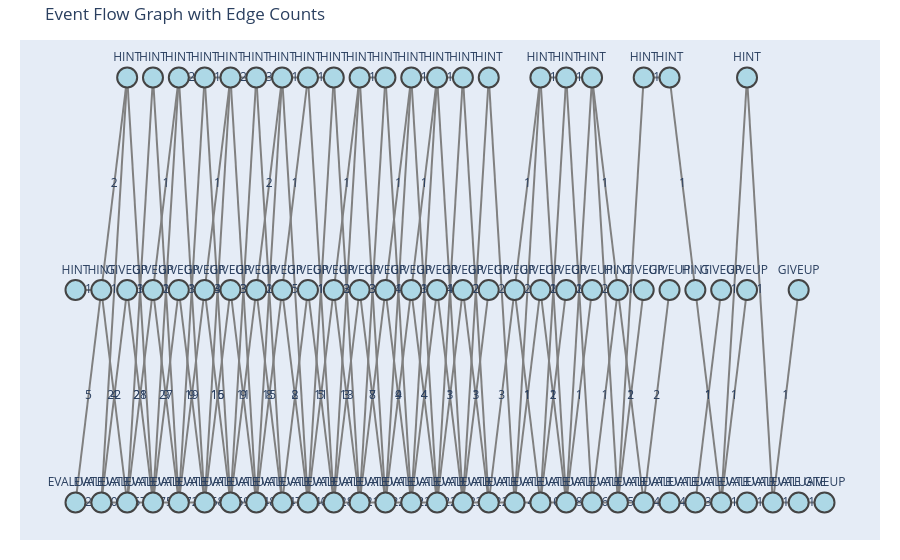

Notebook code cell kept with this figure:
### Code cell
import networkx as nx
import plotly.graph_objects as go
from collections import defaultdict



# --- Count transitions (step, from_event -> to_event) ---
transition_counts = defaultdict(int)
for flow in event_flows.values():
    for i in range(len(flow)-1):
        transition_counts[(i, flow[i], flow[i+1])] += 1

# --- Build graph ---
G = nx.DiGraph()
for (step, start, end), count in transition_counts.items():
    start_node = f"{start}_{step}"
    end_node = f"{end}_{step+1}"
    G.add_node(start_node, label=start, step=step)
    G.add_node(end_node, label=end, step=step+1)
    G.add_edge(start_node, end_node, weight=count)

# --- Layout ---
pos = {}
x_gap = 2
y_gap = 1
events_by_step = defaultdict(list)
for n, d in G.nodes(data=True):
    events_by_step[d['step']].append((n, d['label']))
for step, nodes in events_by_step.items():
    n = len(nodes)
    for i, (nname, label) in enumerate(sorted(nodes, key=lambda x:x[1])):
        pos[nname] = (step * x_gap, i * y_gap)

# --- Prepare edges and labels ---
edge_x, edge_y = [], []
edge_text_x, edge_text_y, edge_text = [], [], []

for u, v, d in G.edges(data=True):
    x0, y0 = pos[u]
    x1, y1 = pos[v]
    edge_x += [x0, x1, None]
    edge_y += [y0, y1, None]
    # midpoint for label
    mx, my = (x0 + x1)/2, (y0 + y1)/2
    edge_text_x.append(mx)
    edge_text_y.append(my)
    edge_text.append(str(d['weight']))

# --- Edge trace ---
edge_trace = go.Scatter(
    x=edge_x, y=edge_y,
    line=dict(width=2, color='gray'),
    hoverinfo='none',
    mode='lines'
)

# --- Edge labels ---
edge_labels_trace = go.Scatter(
    x=edge_text_x, y=edge_text_y,
    text=edge_text,
    mode='text',
    textposition='middle center',
    hoverinfo='none'
)

# --- Nodes ---
node_x, node_y, node_text = [], [], []
for n, d in G.nodes(data=True):
    x, y = pos[n]
    node_x.append(x)
    node_y.append(y)
    node_text.append(f"{d['label']} (step {d['step']})")

node_trace = go.Scatter(
    x=node_x, y=node_y,
    mode='markers+text',
    text=[d['label'] for n,d in G.nodes(data=True)],
    textposition='top center',
    marker=dict(size=20, color='lightblue', line_width=2),
    hovertext=node_text,
    hoverinfo='text'
)

# --- Plot ---
fig = go.Figure(data=[edge_trace, edge_labels_trace, node_trace])
fig.update_layout(
    title="Event Flow Graph with Edge Counts",
    showlegend=False,
    margin=dict(l=20, r=20, t=40, b=20),
    xaxis=dict(showgrid=False, zeroline=False, showticklabels=False),
    yaxis=dict(showgrid=False, zeroline=False, showticklabels=False)
)
fig.show()

### Figure 1 — Plotly figure (JSON) as saved in the notebook; plotly's stock layout.template omitted (floating-point values rounded to 4 significant figures; data arrays with more than 128 entries replaced by an {"elided": "..."} marker saying what was removed)
{"data": [{"hoverinfo": "none", "line": {"color": "gray", "width": 2}, "mode": "lines", "type": "scatter", "x": {"elided": "408 int values"}, "y": {"elided": "408 int values"}}, {"hoverinfo": "none", "mode": "text", "text": {"elided": "136 str values"}, "textposition": "middle center", "type": "scatter", "x": {"elided": "136 int values"}, "y": {"elided": "136 float values"}}, {"hoverinfo": "text", "hovertext": ["EVALUATE (step 0)", "EVALUATE (step 1)", "EVALUATE (step 2)", "EVALUATE (step 3)", "EVALUATE (step 4)", "EVALUATE (step 5)", "EVALUATE (step 6)", "EVALUATE (step 7)", "EVALUATE (step 8)", "EVALUATE (step 9)", "GIVEUP (step 4)", "GIVEUP (step 8)", "GIVEUP (step 3)", "GIVEUP (step 6)", "EVALUATE (step 10)", "GIVEUP (step 11)", "EVALUATE (step 12)", "EVALUATE (step 13)", "EVALUATE (step 14)", "EVALUATE (step 15)", "EVALUATE (step 16)", "EVALUATE (step 17)", "GIVEUP (step 9)", "EVALUATE (step 11)", "GIVEUP (step 2)", "GIVEUP (step 5)", "HINT (step 1)", "HINT (step 4)", "HINT (step 5)", "HINT (step 6)", "GIVEUP (step 13)", "EVALUATE (step 18)", "EVALUATE (step 19)", "EVALUATE (step 20)", "EVALUATE (step 21)", "HINT (step 11)", "GIVEUP (step 18)", "EVALUATE (step 22)", "EVALUATE (step 23)", "EVALUATE (step 24)", "EVALUATE (step 25)", "GIVEUP (step 26)", "GIVEUP (step 20)", "HINT (step 9)", "GIVEUP (step 12)", "GIVEUP (step 10)", "GIVEUP (step 7)", "GIVEUP (step 22)", "HINT (step 8)", "HINT (step 2)", "GIVEUP (step 14)", "HINT (step 7)", "HINT (step 12)", "HINT (step 14)", "GIVEUP (step 16)", "HINT (step 10)", "HINT (step 18)", "HINT (step 20)", "HINT (step 21)", "GIVEUP (step 25)", "HINT (step 19)", "HINT (step 13)", "HINT (step 15)", "GIVEUP (step 15)", "GIVEUP (step 23)", "EVALUATE (step 26)", "EVALUATE (step 27)", "EVALUATE (step 28)", "GIVEUP (step 29)", "GIVEUP (step 17)", "HINT (step 16)", "GIVEUP (step 19)", "HINT (step 0)", "HINT (step 3)", "HINT (step 22)", "HINT (step 23)", "HINT (step 24)", "HINT (step 26)", "GIVEUP (step 28)"], "marker": {"color": "lightblue", "line": {"width": 2}, "size": 20}, "mode": "markers+text", "text": ["EVALUATE", "EVALUATE", "EVALUATE", "EVALUATE", "EVALUATE", "EVALUATE", "EVALUATE", "EVALUATE", "EVALUATE", "EVALUATE", "GIVEUP", "GIVEUP", "GIVEUP", "GIVEUP", "EVALUATE", "GIVEUP", "EVALUATE", "EVALUATE", "EVALUATE", "EVALUATE", "EVALUATE", "EVALUATE", "GIVEUP", "EVALUATE", "GIVEUP", "GIVEUP", "HINT", "HINT", "HINT", "HINT", "GIVEUP", "EVALUATE", "EVALUATE", "EVALUATE", "EVALUATE", "HINT", "GIVEUP", "EVALUATE", "EVALUATE", "EVALUATE", "EVALUATE", "GIVEUP", "GIVEUP", "HINT", "GIVEUP", "GIVEUP", "GIVEUP", "GIVEUP", "HINT", "HINT", "GIVEUP", "HINT", "HINT", "HINT", "GIVEUP", "HINT", "HINT", "HINT", "HINT", "GIVEUP", "HINT", "HINT", "HINT", "GIVEUP", "GIVEUP", "EVALUATE", "EVALUATE", "EVALUATE", "GIVEUP", "GIVEUP", "HINT", "GIVEUP", "HINT", "HINT", "HINT", "HINT", "HINT", "HINT", "GIVEUP"], "textposition": "top center", "type": "scatter", "x": [0, 2, 4, 6, 8, 10, 12, 14, 16, 18, 8, 16, 6, 12, 20, 22, 24, 26, 28, 30, 32, 34, 18, 22, 4, 10, 2, 8, 10, 12, 26, 36, 38, 40, 42, 22, 36, 44, 46, 48, 50, 52, 40, 18, 24, 20, 14, 44, 16, 4, 28, 14, 24, 28, 32, 20, 36, 40, 42, 50, 38, 26, 30, 30, 46, 52, 54, 56, 58, 34, 32, 38, 0, 6, 44, 46, 48, 52, 56], "y": [0, 0, 0, 0, 0, 0, 0, 0, 0, 0, 1, 1, 1, 1, 0, 1, 0, 0, 0, 0, 0, 0, 1, 0, 1, 1, 1, 2, 2, 2, 1, 0, 0, 0, 0, 2, 1, 0, 0, 0, 0, 1, 1, 2, 1, 1, 1, 1, 2, 2, 1, 2, 2, 2, 1, 2, 2, 2, 1, 1, 2, 2, 2, 1, 1, 0, 0, 0, 0, 1, 2, 1, 1, 2, 2, 2, 1, 2, 1]}], "layout": {"margin": {"b": 20, "l": 20, "r": 20, "t": 40}, "showlegend": false, "title": {"text": "Event Flow Graph with Edge Counts"}, "xaxis": {"showgrid": false, "showticklabels": false, "zeroline": false}, "yaxis": {"showgrid": false, "showticklabels": false, "zeroline": false}}}
